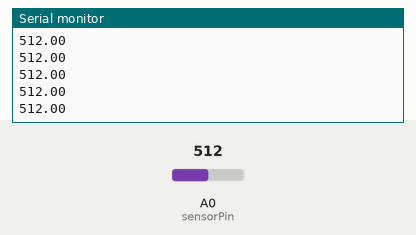
This sketch was run on a simulated Arduino Uno, built with avr-gcc and run on an emulated ATmega328P. Parts: the last lines printed to the serial monitor. The test bench sets the inputs (shaded band); at power-on: A0 (sensorPin) = 512.

Above: at 1.2 s.
1.3 s: A0 (sensorPin) set to 716
At 1.9 s:
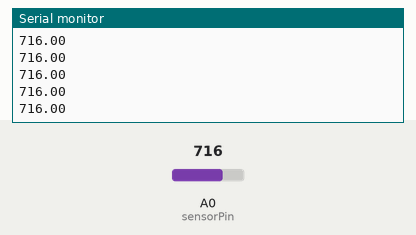
2.8 s: A0 (sensorPin) set to 900
At 3.4 s:
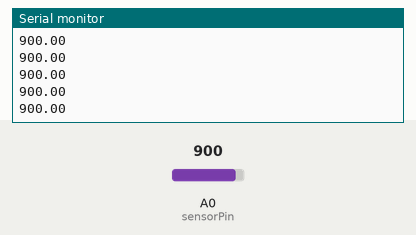
Timing chart, 0 to 5.8 s (numbered marks = the images above; inputs shaded):
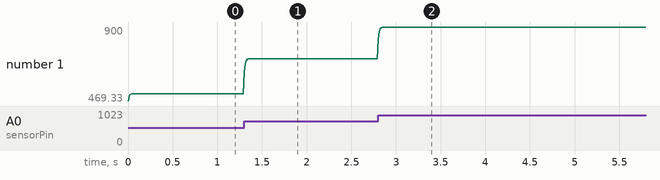

The sketch:

Kalman_filter.ino
```cpp
const int sensorPin = A0;  // Myoware 2.0 sensor is connected to analog pin A0
float Q = 0.1;  // Process noise covariance
float R = 0.1;  // Measurement noise covariance
float P = 1;  // Estimate error covariance
float K;  // Kalman gain
float x = 0;  // Estimated value
float previousX = 0;  // Previous estimated value
float sensorValue;  // Raw sensor value

void setup() {
  // Put your setup code here, to run once:
  Serial.begin(9600);  // Initialize serial communication for debugging
}

void loop() {
  // Put your main code here, to run repeatedly:
  sensorValue = analogRead(sensorPin);  // Read the raw sensor value
  previousX = x;  // Update the previous estimate
  P = P + Q;  // Update the estimate error covariance
  K = P / (P + R);  // Calculate the Kalman gain
  x = previousX + K * (sensorValue - previousX);  // Calculate the new estimate
  P = (1 - K) * P;  // Update the estimate error covariance
  Serial.println(x);  // Debugging: print the filtered value to the serial monitor
  delay(10);  // Delay for a short time to allow the serial monitor to keep up
}
```

Measured:
- after the input at 1.3 s, the serial monitor: prints a new line at once (image 1)
- after the input at 2.8 s, the serial monitor: prints a new line at once (image 2)
- plotted number 1: 512 → 716 after the input at 1.3 s, 716 → 900 after the input at 2.8 s
